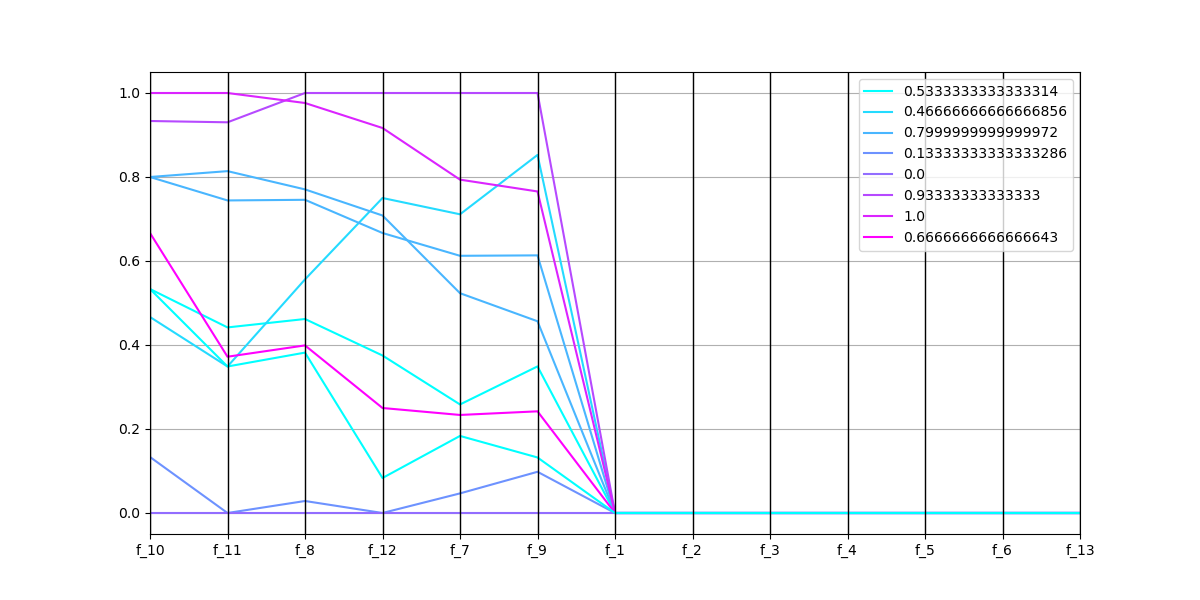

The script that saved this image:
#!/usr/bin/env python
# -*- coding: utf-8 -*-

import pandas as pd
import matplotlib.pyplot as plt
from pandas.plotting import parallel_coordinates
from sklearn.preprocessing import MinMaxScaler
import matplotlib.pyplot as plt

def count_crossings_per_column(df):
    crossings_list = []
    crossings_dict = {}
    # Iterate over each pair of columns
    for i in range(len(df.columns) - 1):
        crossings = 0
        col1 = df.iloc[:, i]
        col2 = df.iloc[:, i + 1]
        # For each pair of rows in these columns
        for j in range(len(df) - 1):
            for k in range(j + 1, len(df)):
                # Check if the lines cross
                if (col1.iloc[j] - col1.iloc[k]) * (col2.iloc[j] - col2.iloc[k]) < 0:
                    crossings += 1
        crossings_list.append(crossings)
        crossings_dict[df.columns[i]] = crossings
    return crossings_list, crossings_dict

def count_crossings(df):
    crossings = 0
    # Iterate over each pair of columns
    for i in range(len(df.columns) - 1):
        col1 = df.iloc[:, i]
        col2 = df.iloc[:, i + 1]
        # For each pair of rows in these columns
        for j in range(len(df) - 1):
            for k in range(j + 1, len(df)):
                # Check if the lines cross
                if (col1.iloc[j] - col1.iloc[k]) * (col2.iloc[j] - col2.iloc[k]) < 0:
                    crossings += 1
    return crossings

def best_corr(df):
    results = {}
    orders = {}
    for column in df.columns.tolist():
        columns_ordered = df.corr()[column].sort_values().index #best f_10: 8
        data_normalized = df[columns_ordered]
        crossings = count_crossings(data_normalized)
        results[column] = crossings
        orders[column] = columns_ordered

    sorted_list = sorted(results.items(), key=lambda x: x[1])
    return sorted_list, orders



def pcp(filename):
    # Load the CSV file into a pandas DataFrame
    data = pd.read_csv(filename)
    # Select only the last 13 columns
    data = data.iloc[:, -13:]
    
    # Normalize the data to the range [0, 1]
    scaler = MinMaxScaler()
    data_normalized = pd.DataFrame(scaler.fit_transform(data), columns=data.columns)
    
    # Reorder columns by their mean value
    columns_ordered = data_normalized.mean().sort_values().index
    columns_ordered = data_normalized.median().sort_values().index
    columns_ordered = data_normalized.sum().sort_values().index
    columns_ordered = (data_normalized.max() - data_normalized.min()).sort_values().index
    ## By variance
    columns_ordered = data_normalized.var().sort_values().index

    ## By standard deviation
    columns_ordered = data_normalized.std().sort_values().index

    ## Assuming 'target' is your column of interest
    corr_sorted, orders = best_corr(data_normalized)
    column_selected = corr_sorted[0][0]
    crossings = corr_sorted[0][1]
    columns_ordered = orders[column_selected]
    print("Number of Crossings:", crossings)
    #columns_ordered = ['column1', 'column2', 'column3', ..., 'column13']

    data_normalized = data_normalized[columns_ordered]

    crossing_dict = count_crossings_per_column(data_normalized)

    print(crossing_dict)


    # Add a color column using the first column of the data
    # convert it to str to avoid interpretation as a numeric class
    data_normalized['color_class_column'] = data_normalized.iloc[:,0].astype(str)
    
    # Add dummy class column for coloring
    #data_normalized['color_class_column'] = 1 
    
    # Create the plot
    plt.figure(figsize=(12, 6))
    parallel_coordinates(data_normalized, 'color_class_column', colormap=plt.get_cmap("cool"))
    
    # Save the figure
    plt.savefig('pcp.png')
    
    # Show the plot
    plt.show()

if __name__ == '__main__':
    filename = 'dssat_var_and_functions.csv'
    pass
    pcp(filename)

